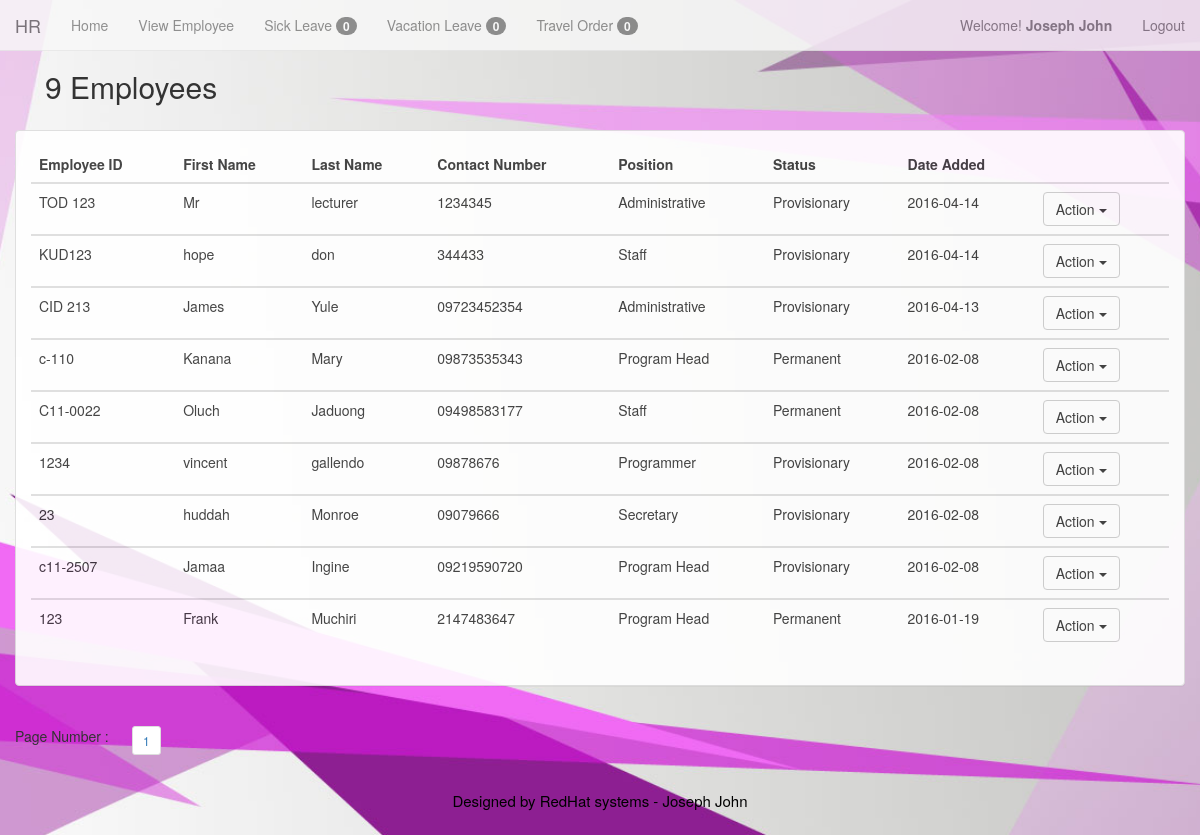
Page /vp-executive/emp_list.php (signed in) on the committed database.
### tables this page shows
CREATE TABLE IF NOT EXISTS `members` (
  `id` int(11) NOT NULL AUTO_INCREMENT,
  `username` varchar(200) NOT NULL,
  `password` varchar(200) NOT NULL,
  `FirstName` varchar(200) NOT NULL,
  `LastName` varchar(200) NOT NULL,
  `LEVEL` int(1) NOT NULL,
  PRIMARY KEY (`id`)
);

CREATE TABLE IF NOT EXISTS `employee` (
  `emp_id` int(100) NOT NULL AUTO_INCREMENT,
  `id_emp` varchar(128) NOT NULL,
  `emp_fname` varchar(128) NOT NULL,
  `emp_lname` varchar(128) NOT NULL,
  `emp_mname` varchar(128) NOT NULL,
  `emp_bday` varchar(128) NOT NULL,
  `emp_age` int(11) NOT NULL,
  `emp_gen` varchar(128) NOT NULL,
  `emp_add` varchar(128) NOT NULL,
  `emp_stat` varchar(128) NOT NULL,
  `emp_cont` varchar(11) NOT NULL,
  `sss` int(10) NOT NULL,
  `pagibig` int(12) NOT NULL,
  `philhealth` int(12) NOT NULL,
  `tin` varchar(13) NOT NULL,
  `email` varchar(128) NOT NULL,
  `emp_pos` varchar(128) NOT NULL,
  `id_pos` int(11) NOT NULL,
  `id_dept` int(11) NOT NULL,
  `addedby` varchar(128) NOT NULL,
  `emp_date` date NOT NULL,
  `stat` int(2) NOT NULL,
  PRIMARY KEY (`emp_id`)
);

CREATE TABLE IF NOT EXISTS `ldays` (
  `id_pos` mediumint(10) NOT NULL AUTO_INCREMENT,
  `pos_stat` varchar(20) NOT NULL,
  `adays` int(10) NOT NULL,
  PRIMARY KEY (`id_pos`),
  KEY `posid` (`pos_stat`)
);

### vp-executive/emp_list.php (the view, shortened to what this page needs)
<?php
	include ('menu.php');
?>
<div class="container-fluid">
	<div class="col-md-12">
			<div class = "col-md-10">
					<?php
						if (isset($_GET["page"]))
											{
												$page = $_GET["page"];
											} else {
												$page=1;
											};
											$endlimit = 10;
											$start_from = ($page-1) * $endlimit;
						$welcome_view = "SELECT * FROM employee WHERE stat='1'";
						$welcome_viewed = mysql_query($welcome_view);
						$num_rows = mysql_num_rows($welcome_viewed);
								if($num_rows == 1){
								echo "<h2> $num_rows Employee </h2>";
								}
								else
								echo "<h2> $num_rows Employees </h2>";
					?>
			</div>
	</div>
<div class="container-fluid" style="margin-top:80px;">
	<div class = "row">
		<div class="panel panel-default">
			<div class="panel-body">
					<?php
						$sql="SELECT * FROM employee, ldays WHERE employee.id_pos = ldays.id_pos
								AND employee.stat='1' order by emp_date DESC LIMIT $start_from, $endlimit";
						$qry=mysql_query($sql);
					?>
					<table class="table table-hover table-list-search">
						<thead>
							<tr>
								<th>Employee ID</th>
								<th>First Name</th>
								<th>Last Name</th>
								<th>Contact Number</th>
								<th>Position</th>
								<th>Status</th>
								<th>Date Added</th>
								<th></th>
							</tr>
						</thead>
						<?php
						while($rec=mysql_fetch_array($qry))
						{
						?>
						<tbody>
							<tr>
									<td>
										<?php echo $rec['id_emp'] ?>
									</td>
									<td>
										<?php echo $rec['emp_fname'] ?>
									</td>
									<td>
										<?php echo $rec['emp_lname'] ?>
									</td>
									<td>
										<?php echo $rec['emp_cont'] ?>
									</td>
									<td>
										<?php echo $rec['emp_pos']?>
									</td>
									<td>
										<?php echo $rec['pos_stat'] ?>
									</td>
									<td>
										<?php echo $rec['emp_date']?>
									</td>
									<td>
										<div class="btn-group">
										  <button type="button" class="btn btn-default dropdown-toggle" data-toggle="dropdown" aria-expanded="false">
											Action <span class="caret"></span>
										  </button>
										</div>
									</td>
					<?php
						}
					?>
							</tr>
						</tbody>
					</table>
			</div>
		</div>
	</div>
</div>
		<?php
			$num_rows = mysql_num_rows($welcome_viewed);
			$total_pages = ceil($num_rows / $endlimit);
			echo '
				 Page Number :&nbsp'.$_REQUEST["page"].' &nbsp&nbsp&nbsp&nbsp';
					for($i=1; $i<=$total_pages; $i++ )
						{
						 echo"<ul class='pagination pagination-sm'> <li>&nbsp<a href = 'emp_list.php?page=".$i."'>".$i."</a></li></ul>";
						}
					?>
</div>
	<?php include('footer.php'); ?>

### vp-executive/menu.php (shortened to what this page needs)
<!DOCTYPE html>
<html lang="en">
  <head>
		<link href="../bootstrap/css/bootstrap.min.css" rel="stylesheet">
  </head>
<body>
<div class="container-fluid">
<?php
		$id=$_SESSION['id'];
		$result=mysql_query("select * from members where id = $id")or die(mysql_error);
		$row=mysql_fetch_array($result);
		$FirstName=$row['FirstName'];
		$LastName=$row['LastName'];
?>
					<?php
						$welcome_view = "SELECT * FROM employee, leaves, department, vp_oper, executive
									WHERE employee.emp_id = leaves.emp_id
									AND employee.id_dept = department.id_dept
									AND leaves.exe_vp = executive.exe_vp
									AND vp_oper.vp_operation = leaves.vp_operation
									AND vp_oper.vp_operation = '2' AND executive.exe_vp = '1'
									OR
									employee.emp_id = leaves.emp_id
									AND employee.id_dept = department.id_dept
									AND leaves.exe_vp = executive.exe_vp
									AND vp_oper.vp_operation = leaves.vp_operation
									AND vp_oper.vp_operation = '3' AND executive.exe_vp = '1'";
						$welcome_viewed = mysql_query($welcome_view);
						$num_rows = mysql_num_rows($welcome_viewed);
					?>
					<?php
						$welcome_view = "SELECT * FROM employee, vacation_log, department, vp_oper, executive
									WHERE employee.emp_id = vacation_log.emp_id AND employee.id_dept = department.id_dept
									AND vp_oper.vp_operation = vacation_log.vp_operation
									AND executive.exe_vp = vacation_log.exe_vp
									AND vp_oper.vp_operation = '2' AND executive.exe_vp = '1'
									OR
									employee.emp_id = vacation_log.emp_id AND employee.id_dept = department.id_dept
									AND vp_oper.vp_operation = vacation_log.vp_operation
									AND executive.exe_vp = vacation_log.exe_vp
									AND vp_oper.vp_operation = '3' AND executive.exe_vp = '1'";
						$welcome_viewed = mysql_query($welcome_view);
						$num_rows2 = mysql_num_rows($welcome_viewed);
					?>
					<?php
						$welcome_view = "SELECT * FROM employee, travel_ordr, vp_oper, executive
											WHERE employee.emp_id = travel_ordr.emp_id AND travel_ordr.vp_operation = vp_oper.vp_operation AND
												travel_ordr.exe_vp = executive.exe_vp AND vp_oper.vp_operation = '2' AND executive.exe_vp = '1'";
						$welcome_viewed = mysql_query($welcome_view);
						$num_rows1 = mysql_num_rows($welcome_viewed);
					?>
				<nav class="navbar navbar-default navbar-fixed-top" role="navigation">
				  <div class="container-fluid">
					<div class="navbar-header">
					  <a class="navbar-brand" href="#">HR</a>
					</div>
					<div class="collapse navbar-collapse" id="bs-example-navbar-collapse-1">
					  <ul class="nav navbar-nav">
						<li><a href="home.php?id=<?php echo $row['id'];?>">Home<span class="sr-only">(current)</span></a></li>
						<li><a href="emp_list.php?id=<?php echo $row['id'];?>">View Employee</a></li>
						<li><a href="view-emp-pending.php?id=<?php echo $row['id'];?>">Sick Leave <span class="badge"> <?php echo $num_rows ?></span></a></li>
						<li><a href="vl_pending.php?id=<?php echo $row['id'];?>">Vacation Leave <span class="badge"> <?php echo $num_rows2 ?></span></a></li>
						<li><a href="to_view.php?id=<?php echo $row['id'];?>">Travel Order <span class="badge"> <?php echo $num_rows1 ?></span></a></li>
					  </ul>
					<ul class="nav navbar-nav navbar-right">
						<p class="navbar-text">Welcome! <strong><?php echo " ".$FirstName."&nbsp".$LastName." "; ?></strong></p>
						<li><p class="navbar-text"><a href="logout.php" class="navbar-link" data-toggle="tooltip" data-placement="bottom" title="Log Out">Logout</a></p></li>
					</ul>
					</div>
				  </div>
				</nav>
</div>
  </body>
</html>

### vp-executive/menu.php (style rules this page uses)
body { margin-top: 50px; margin-bottom: 50px; background: url('../background2.jpg') no-repeat center center fixed; -webkit-background-size: cover; -moz-background-size: cover; -o-background-size: cover; background-size: cover; }
.navbar-default { opacity: .8; }
.panel-default { opacity: .9; }

### rows in the picture
members: FirstName "Joseph", LastName "John"
employee: id_emp "TOD 123", emp_fname "Mr", emp_lname "lecturer", emp_cont "1234345", emp_pos "Administrative", id_pos.pos_stat "Provisionary", emp_date "2016-04-14"
employee: id_emp "KUD123", emp_fname "hope", emp_lname "don", emp_cont "344433", emp_pos "Staff", id_pos.pos_stat "Provisionary", emp_date "2016-04-14"
employee: id_emp "CID 213", emp_fname "James", emp_lname "Yule", emp_cont "09723452354", emp_pos "Administrative", id_pos.pos_stat "Provisionary", emp_date "2016-04-13"
employee: id_emp "c-110", emp_fname "Kanana", emp_lname "Mary", emp_cont "09873535343", emp_pos "Program Head", id_pos.pos_stat "Permanent", emp_date "2016-02-08"
employee: id_emp "C11-0022", emp_fname "Oluch", emp_lname "Jaduong", emp_cont "09498583177", emp_pos "Staff", id_pos.pos_stat "Permanent", emp_date "2016-02-08"
employee: id_emp "1234", emp_fname "vincent", emp_lname "gallendo", emp_cont "09878676", emp_pos "Programmer", id_pos.pos_stat "Provisionary", emp_date "2016-02-08"
employee: id_emp "23", emp_fname "huddah", emp_lname "Monroe", emp_cont "09079666", emp_pos "Secretary", id_pos.pos_stat "Provisionary", emp_date "2016-02-08"
employee: id_emp "c11-2507", emp_fname "Jamaa", emp_lname "Ingine", emp_cont "09219590720", emp_pos "Program Head", id_pos.pos_stat "Provisionary", emp_date "2016-02-08"
employee: id_emp "123", emp_fname "Frank", emp_lname "Muchiri", emp_cont "2147483647", emp_pos "Program Head", id_pos.pos_stat "Permanent", emp_date "2016-01-19"

### other values in the picture
$num_rows "0"
$num_rows2 "0"
$num_rows1 "0"
$num_rows "9"
